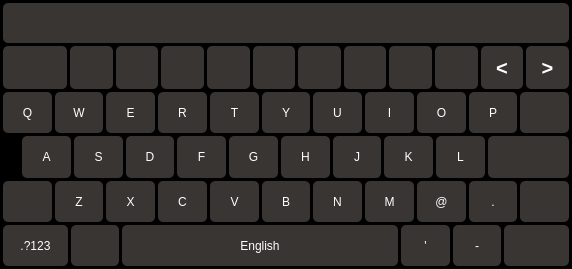
<?xml version="1.0" encoding="UTF-8"?>
<ui version="4.0">
 <class>normalKeyboard</class>
 <widget class="QWidget" name="normalKeyboard">
  <property name="geometry">
   <rect>
    <x>0</x>
    <y>0</y>
    <width>572</width>
    <height>269</height>
   </rect>
  </property>
  <property name="windowTitle">
   <string>Form</string>
  </property>
  <property name="styleSheet">
   <string notr="true">QWidget
{
    color: #eff0f1;
    background-color: rgb(0,0,0);
    selection-background-color:#3daee9;
    selection-color: #eff0f1;
    background-clip: border;
    border-image: none;
    border: 0px transparent black;
    outline: 0;
}
QPushButton
{
font-family:&quot;Arial&quot;;

color:rgb(255,255,255);
background-color:rgb(56,53,51);
border: none;
border-radius: 5px;
}

QLabel
{
font-family:&quot;Arial&quot;;

color:rgb(255,255,255);
background-color:rgb(56,53,51);
border: none;
border-radius: 5px;
}
QLineEdit
{
font-family:&quot;Arial&quot;;

color:rgb(255,255,255);
background-color:rgb(56,53,51);
border: none;
border-radius: 5px;
}

QPushButton:pressed
{
color:rgb(255,255,255);
background-color:rgb(42,40,38);
}
QPushButton:hover
{
color:rgb(255,255,255);
background-color:rgb(42,40,38);
}</string>
  </property>
  <layout class="QGridLayout" name="gridLayout_2">
   <property name="leftMargin">
    <number>3</number>
   </property>
   <property name="topMargin">
    <number>3</number>
   </property>
   <property name="rightMargin">
    <number>3</number>
   </property>
   <property name="bottomMargin">
    <number>3</number>
   </property>
   <item row="0" column="0">
    <layout class="QVBoxLayout" name="verticalLayout_2" stretch="1,1,4">
     <property name="spacing">
      <number>3</number>
     </property>
     <item>
      <widget class="QLineEdit" name="inputEdit">
       <property name="minimumSize">
        <size>
         <width>0</width>
         <height>40</height>
        </size>
       </property>
      </widget>
     </item>
     <item>
      <widget class="QWidget" name="selectWidget" native="true">
       <layout class="QGridLayout" name="gridLayout">
        <property name="leftMargin">
         <number>0</number>
        </property>
        <property name="topMargin">
         <number>0</number>
        </property>
        <property name="rightMargin">
         <number>0</number>
        </property>
        <property name="bottomMargin">
         <number>0</number>
        </property>
        <item row="0" column="0">
         <layout class="QHBoxLayout" name="KeyboardRow1_3">
          <property name="spacing">
           <number>3</number>
          </property>
          <item>
           <widget class="QLineEdit" name="showPinyin">
            <property name="enabled">
             <bool>false</bool>
            </property>
            <property name="sizePolicy">
             <sizepolicy hsizetype="Preferred" vsizetype="Preferred">
              <horstretch>3</horstretch>
              <verstretch>0</verstretch>
             </sizepolicy>
            </property>
            <property name="alignment">
             <set>Qt::AlignCenter</set>
            </property>
           </widget>
          </item>
          <item>
           <widget class="QPushButton" name="btnSelect1">
            <property name="sizePolicy">
             <sizepolicy hsizetype="Preferred" vsizetype="Preferred">
              <horstretch>2</horstretch>
              <verstretch>0</verstretch>
             </sizepolicy>
            </property>
            <property name="sizeIncrement">
             <size>
              <width>0</width>
              <height>0</height>
             </size>
            </property>
            <property name="baseSize">
             <size>
              <width>0</width>
              <height>0</height>
             </size>
            </property>
            <property name="text">
             <string/>
            </property>
           </widget>
          </item>
          <item>
           <widget class="QPushButton" name="btnSelect2">
            <property name="sizePolicy">
             <sizepolicy hsizetype="Preferred" vsizetype="Preferred">
              <horstretch>2</horstretch>
              <verstretch>0</verstretch>
             </sizepolicy>
            </property>
            <property name="text">
             <string/>
            </property>
           </widget>
          </item>
          <item>
           <widget class="QPushButton" name="btnSelect3">
            <property name="sizePolicy">
             <sizepolicy hsizetype="Preferred" vsizetype="Preferred">
              <horstretch>2</horstretch>
              <verstretch>0</verstretch>
             </sizepolicy>
            </property>
            <property name="text">
             <string/>
            </property>
           </widget>
          </item>
          <item>
           <widget class="QPushButton" name="btnSelect4">
            <property name="sizePolicy">
             <sizepolicy hsizetype="Preferred" vsizetype="Preferred">
              <horstretch>2</horstretch>
              <verstretch>1</verstretch>
             </sizepolicy>
            </property>
            <property name="text">
             <string/>
            </property>
           </widget>
          </item>
          <item>
           <widget class="QPushButton" name="btnSelect5">
            <property name="sizePolicy">
             <sizepolicy hsizetype="Preferred" vsizetype="Preferred">
              <horstretch>2</horstretch>
              <verstretch>0</verstretch>
             </sizepolicy>
            </property>
            <property name="baseSize">
             <size>
              <width>0</width>
              <height>0</height>
             </size>
            </property>
            <property name="text">
             <string/>
            </property>
           </widget>
          </item>
          <item>
           <widget class="QPushButton" name="btnSelect6">
            <property name="sizePolicy">
             <sizepolicy hsizetype="Preferred" vsizetype="Preferred">
              <horstretch>2</horstretch>
              <verstretch>0</verstretch>
             </sizepolicy>
            </property>
            <property name="text">
             <string/>
            </property>
           </widget>
          </item>
          <item>
           <widget class="QPushButton" name="btnSelect7">
            <property name="sizePolicy">
             <sizepolicy hsizetype="Preferred" vsizetype="Preferred">
              <horstretch>2</horstretch>
              <verstretch>0</verstretch>
             </sizepolicy>
            </property>
            <property name="text">
             <string/>
            </property>
           </widget>
          </item>
          <item>
           <widget class="QPushButton" name="btnSelect8">
            <property name="sizePolicy">
             <sizepolicy hsizetype="Preferred" vsizetype="Preferred">
              <horstretch>2</horstretch>
              <verstretch>0</verstretch>
             </sizepolicy>
            </property>
            <property name="text">
             <string/>
            </property>
           </widget>
          </item>
          <item>
           <widget class="QPushButton" name="btnSelect9">
            <property name="sizePolicy">
             <sizepolicy hsizetype="Preferred" vsizetype="Preferred">
              <horstretch>2</horstretch>
              <verstretch>0</verstretch>
             </sizepolicy>
            </property>
            <property name="text">
             <string/>
            </property>
           </widget>
          </item>
          <item>
           <widget class="QPushButton" name="btnPageUp">
            <property name="sizePolicy">
             <sizepolicy hsizetype="Preferred" vsizetype="Preferred">
              <horstretch>2</horstretch>
              <verstretch>0</verstretch>
             </sizepolicy>
            </property>
            <property name="font">
             <font>
              <family>Arial</family>
              <pointsize>15</pointsize>
              <weight>75</weight>
              <bold>true</bold>
             </font>
            </property>
            <property name="text">
             <string>&lt;</string>
            </property>
            <property name="iconSize">
             <size>
              <width>48</width>
              <height>48</height>
             </size>
            </property>
            <property name="autoRepeat">
             <bool>true</bool>
            </property>
           </widget>
          </item>
          <item>
           <widget class="QPushButton" name="btnPageDown">
            <property name="sizePolicy">
             <sizepolicy hsizetype="Preferred" vsizetype="Preferred">
              <horstretch>2</horstretch>
              <verstretch>0</verstretch>
             </sizepolicy>
            </property>
            <property name="font">
             <font>
              <family>Arial</family>
              <pointsize>15</pointsize>
              <weight>75</weight>
              <bold>true</bold>
             </font>
            </property>
            <property name="text">
             <string>&gt;</string>
            </property>
            <property name="iconSize">
             <size>
              <width>48</width>
              <height>48</height>
             </size>
            </property>
            <property name="autoRepeat">
             <bool>true</bool>
            </property>
           </widget>
          </item>
         </layout>
        </item>
       </layout>
      </widget>
     </item>
     <item>
      <widget class="QWidget" name="keyboardWidget" native="true">
       <layout class="QVBoxLayout" name="verticalLayout">
        <property name="spacing">
         <number>3</number>
        </property>
        <property name="leftMargin">
         <number>0</number>
        </property>
        <property name="topMargin">
         <number>0</number>
        </property>
        <property name="rightMargin">
         <number>0</number>
        </property>
        <property name="bottomMargin">
         <number>0</number>
        </property>
        <item>
         <layout class="QHBoxLayout" name="KeyboardRow1_2">
          <property name="spacing">
           <number>3</number>
          </property>
          <item>
           <widget class="QPushButton" name="btnQ_1">
            <property name="sizePolicy">
             <sizepolicy hsizetype="Preferred" vsizetype="Preferred">
              <horstretch>1</horstretch>
              <verstretch>0</verstretch>
             </sizepolicy>
            </property>
            <property name="sizeIncrement">
             <size>
              <width>0</width>
              <height>0</height>
             </size>
            </property>
            <property name="baseSize">
             <size>
              <width>0</width>
              <height>0</height>
             </size>
            </property>
            <property name="text">
             <string>Q</string>
            </property>
           </widget>
          </item>
          <item>
           <widget class="QPushButton" name="btnW_2">
            <property name="sizePolicy">
             <sizepolicy hsizetype="Preferred" vsizetype="Preferred">
              <horstretch>1</horstretch>
              <verstretch>0</verstretch>
             </sizepolicy>
            </property>
            <property name="text">
             <string>W</string>
            </property>
           </widget>
          </item>
          <item>
           <widget class="QPushButton" name="btnE_3">
            <property name="sizePolicy">
             <sizepolicy hsizetype="Preferred" vsizetype="Preferred">
              <horstretch>1</horstretch>
              <verstretch>0</verstretch>
             </sizepolicy>
            </property>
            <property name="text">
             <string>E</string>
            </property>
           </widget>
          </item>
          <item>
           <widget class="QPushButton" name="btnR_4">
            <property name="sizePolicy">
             <sizepolicy hsizetype="Preferred" vsizetype="Preferred">
              <horstretch>1</horstretch>
              <verstretch>0</verstretch>
             </sizepolicy>
            </property>
            <property name="text">
             <string>R</string>
            </property>
           </widget>
          </item>
          <item>
           <widget class="QPushButton" name="btnT_5">
            <property name="sizePolicy">
             <sizepolicy hsizetype="Preferred" vsizetype="Preferred">
              <horstretch>1</horstretch>
              <verstretch>1</verstretch>
             </sizepolicy>
            </property>
            <property name="text">
             <string>T</string>
            </property>
           </widget>
          </item>
          <item>
           <widget class="QPushButton" name="btnY_6">
            <property name="sizePolicy">
             <sizepolicy hsizetype="Preferred" vsizetype="Preferred">
              <horstretch>1</horstretch>
              <verstretch>0</verstretch>
             </sizepolicy>
            </property>
            <property name="text">
             <string>Y</string>
            </property>
           </widget>
          </item>
          <item>
           <widget class="QPushButton" name="btnU_7">
            <property name="sizePolicy">
             <sizepolicy hsizetype="Preferred" vsizetype="Preferred">
              <horstretch>1</horstretch>
              <verstretch>0</verstretch>
             </sizepolicy>
            </property>
            <property name="text">
             <string>U</string>
            </property>
           </widget>
          </item>
          <item>
           <widget class="QPushButton" name="btnI_8">
            <property name="sizePolicy">
             <sizepolicy hsizetype="Preferred" vsizetype="Preferred">
              <horstretch>1</horstretch>
              <verstretch>0</verstretch>
             </sizepolicy>
            </property>
            <property name="text">
             <string>I</string>
            </property>
           </widget>
          </item>
          <item>
           <widget class="QPushButton" name="btnO_9">
            <property name="sizePolicy">
             <sizepolicy hsizetype="Preferred" vsizetype="Preferred">
              <horstretch>1</horstretch>
              <verstretch>0</verstretch>
             </sizepolicy>
            </property>
            <property name="text">
             <string>O</string>
            </property>
           </widget>
          </item>
          <item>
           <widget class="QPushButton" name="btnP_0">
            <property name="sizePolicy">
             <sizepolicy hsizetype="Preferred" vsizetype="Preferred">
              <horstretch>1</horstretch>
              <verstretch>0</verstretch>
             </sizepolicy>
            </property>
            <property name="text">
             <string>P</string>
            </property>
           </widget>
          </item>
          <item>
           <widget class="QPushButton" name="backspace">
            <property name="sizePolicy">
             <sizepolicy hsizetype="Preferred" vsizetype="Preferred">
              <horstretch>1</horstretch>
              <verstretch>0</verstretch>
             </sizepolicy>
            </property>
            <property name="text">
             <string/>
            </property>
            <property name="icon">
             <iconset resource="resource.qrc">
              <normaloff>:/images/backspace.png</normaloff>:/images/backspace.png</iconset>
            </property>
            <property name="iconSize">
             <size>
              <width>30</width>
              <height>40</height>
             </size>
            </property>
            <property name="autoRepeat">
             <bool>true</bool>
            </property>
           </widget>
          </item>
         </layout>
        </item>
        <item>
         <layout class="QHBoxLayout" name="KeyboardRow2_2">
          <property name="spacing">
           <number>3</number>
          </property>
          <item>
           <widget class="QWidget" name="widget_2" native="true">
            <property name="sizePolicy">
             <sizepolicy hsizetype="Preferred" vsizetype="Preferred">
              <horstretch>1</horstretch>
              <verstretch>0</verstretch>
             </sizepolicy>
            </property>
           </widget>
          </item>
          <item>
           <widget class="QPushButton" name="btnA_">
            <property name="sizePolicy">
             <sizepolicy hsizetype="Preferred" vsizetype="Preferred">
              <horstretch>3</horstretch>
              <verstretch>0</verstretch>
             </sizepolicy>
            </property>
            <property name="text">
             <string>A</string>
            </property>
           </widget>
          </item>
          <item>
           <widget class="QPushButton" name="btnS_">
            <property name="sizePolicy">
             <sizepolicy hsizetype="Ignored" vsizetype="Preferred">
              <horstretch>3</horstretch>
              <verstretch>0</verstretch>
             </sizepolicy>
            </property>
            <property name="text">
             <string>S</string>
            </property>
           </widget>
          </item>
          <item>
           <widget class="QPushButton" name="btnD_">
            <property name="sizePolicy">
             <sizepolicy hsizetype="Preferred" vsizetype="Preferred">
              <horstretch>3</horstretch>
              <verstretch>0</verstretch>
             </sizepolicy>
            </property>
            <property name="text">
             <string>D</string>
            </property>
           </widget>
          </item>
          <item>
           <widget class="QPushButton" name="btnF_">
            <property name="sizePolicy">
             <sizepolicy hsizetype="Preferred" vsizetype="Preferred">
              <horstretch>3</horstretch>
              <verstretch>0</verstretch>
             </sizepolicy>
            </property>
            <property name="text">
             <string>F</string>
            </property>
           </widget>
          </item>
          <item>
           <widget class="QPushButton" name="btnG_">
            <property name="sizePolicy">
             <sizepolicy hsizetype="Preferred" vsizetype="Preferred">
              <horstretch>3</horstretch>
              <verstretch>1</verstretch>
             </sizepolicy>
            </property>
            <property name="text">
             <string>G</string>
            </property>
           </widget>
          </item>
          <item>
           <widget class="QPushButton" name="btnH_">
            <property name="sizePolicy">
             <sizepolicy hsizetype="Preferred" vsizetype="Preferred">
              <horstretch>3</horstretch>
              <verstretch>0</verstretch>
             </sizepolicy>
            </property>
            <property name="text">
             <string>H</string>
            </property>
           </widget>
          </item>
          <item>
           <widget class="QPushButton" name="btnJ_">
            <property name="sizePolicy">
             <sizepolicy hsizetype="Preferred" vsizetype="Preferred">
              <horstretch>3</horstretch>
              <verstretch>0</verstretch>
             </sizepolicy>
            </property>
            <property name="text">
             <string>J</string>
            </property>
           </widget>
          </item>
          <item>
           <widget class="QPushButton" name="btnK_">
            <property name="sizePolicy">
             <sizepolicy hsizetype="Preferred" vsizetype="Preferred">
              <horstretch>3</horstretch>
              <verstretch>0</verstretch>
             </sizepolicy>
            </property>
            <property name="text">
             <string>K</string>
            </property>
           </widget>
          </item>
          <item>
           <widget class="QPushButton" name="btnL_">
            <property name="sizePolicy">
             <sizepolicy hsizetype="Preferred" vsizetype="Preferred">
              <horstretch>3</horstretch>
              <verstretch>0</verstretch>
             </sizepolicy>
            </property>
            <property name="text">
             <string>L</string>
            </property>
           </widget>
          </item>
          <item>
           <widget class="QPushButton" name="btnEnter">
            <property name="sizePolicy">
             <sizepolicy hsizetype="Preferred" vsizetype="Preferred">
              <horstretch>5</horstretch>
              <verstretch>0</verstretch>
             </sizepolicy>
            </property>
            <property name="sizeIncrement">
             <size>
              <width>5</width>
              <height>0</height>
             </size>
            </property>
            <property name="baseSize">
             <size>
              <width>80</width>
              <height>80</height>
             </size>
            </property>
            <property name="text">
             <string/>
            </property>
            <property name="icon">
             <iconset resource="resource.qrc">
              <normaloff>:/images/enter.png</normaloff>:/images/enter.png</iconset>
            </property>
            <property name="iconSize">
             <size>
              <width>30</width>
              <height>40</height>
             </size>
            </property>
           </widget>
          </item>
         </layout>
        </item>
        <item>
         <layout class="QHBoxLayout" name="KeyboardRow3_2">
          <property name="spacing">
           <number>3</number>
          </property>
          <item>
           <widget class="QPushButton" name="btnShiftLeft">
            <property name="sizePolicy">
             <sizepolicy hsizetype="Preferred" vsizetype="Preferred">
              <horstretch>1</horstretch>
              <verstretch>0</verstretch>
             </sizepolicy>
            </property>
            <property name="text">
             <string/>
            </property>
            <property name="icon">
             <iconset resource="resource.qrc">
              <normaloff>:/images/shift_checked.png</normaloff>:/images/shift_checked.png</iconset>
            </property>
            <property name="iconSize">
             <size>
              <width>30</width>
              <height>38</height>
             </size>
            </property>
           </widget>
          </item>
          <item>
           <widget class="QPushButton" name="btnZ_">
            <property name="sizePolicy">
             <sizepolicy hsizetype="Preferred" vsizetype="Preferred">
              <horstretch>1</horstretch>
              <verstretch>0</verstretch>
             </sizepolicy>
            </property>
            <property name="text">
             <string>Z</string>
            </property>
           </widget>
          </item>
          <item>
           <widget class="QPushButton" name="btnX_">
            <property name="sizePolicy">
             <sizepolicy hsizetype="Preferred" vsizetype="Preferred">
              <horstretch>1</horstretch>
              <verstretch>0</verstretch>
             </sizepolicy>
            </property>
            <property name="text">
             <string>X</string>
            </property>
           </widget>
          </item>
          <item>
           <widget class="QPushButton" name="btnC_">
            <property name="sizePolicy">
             <sizepolicy hsizetype="Preferred" vsizetype="Preferred">
              <horstretch>1</horstretch>
              <verstretch>0</verstretch>
             </sizepolicy>
            </property>
            <property name="text">
             <string>C</string>
            </property>
           </widget>
          </item>
          <item>
           <widget class="QPushButton" name="btnV_">
            <property name="sizePolicy">
             <sizepolicy hsizetype="Preferred" vsizetype="Preferred">
              <horstretch>1</horstretch>
              <verstretch>1</verstretch>
             </sizepolicy>
            </property>
            <property name="text">
             <string>V</string>
            </property>
           </widget>
          </item>
          <item>
           <widget class="QPushButton" name="btnB_">
            <property name="sizePolicy">
             <sizepolicy hsizetype="Preferred" vsizetype="Preferred">
              <horstretch>1</horstretch>
              <verstretch>0</verstretch>
             </sizepolicy>
            </property>
            <property name="text">
             <string>B</string>
            </property>
           </widget>
          </item>
          <item>
           <widget class="QPushButton" name="btnN_">
            <property name="sizePolicy">
             <sizepolicy hsizetype="Preferred" vsizetype="Preferred">
              <horstretch>1</horstretch>
              <verstretch>0</verstretch>
             </sizepolicy>
            </property>
            <property name="text">
             <string>N</string>
            </property>
           </widget>
          </item>
          <item>
           <widget class="QPushButton" name="btnM_">
            <property name="sizePolicy">
             <sizepolicy hsizetype="Preferred" vsizetype="Preferred">
              <horstretch>1</horstretch>
              <verstretch>0</verstretch>
             </sizepolicy>
            </property>
            <property name="text">
             <string>M</string>
            </property>
           </widget>
          </item>
          <item>
           <widget class="QPushButton" name="btnAt_">
            <property name="sizePolicy">
             <sizepolicy hsizetype="Preferred" vsizetype="Preferred">
              <horstretch>1</horstretch>
              <verstretch>0</verstretch>
             </sizepolicy>
            </property>
            <property name="text">
             <string>@</string>
            </property>
           </widget>
          </item>
          <item>
           <widget class="QPushButton" name="btnPeriod">
            <property name="sizePolicy">
             <sizepolicy hsizetype="Preferred" vsizetype="Preferred">
              <horstretch>1</horstretch>
              <verstretch>0</verstretch>
             </sizepolicy>
            </property>
            <property name="text">
             <string>.</string>
            </property>
           </widget>
          </item>
          <item>
           <widget class="QPushButton" name="btnShiftRight">
            <property name="sizePolicy">
             <sizepolicy hsizetype="Preferred" vsizetype="Preferred">
              <horstretch>1</horstretch>
              <verstretch>0</verstretch>
             </sizepolicy>
            </property>
            <property name="text">
             <string/>
            </property>
            <property name="icon">
             <iconset resource="resource.qrc">
              <normaloff>:/images/shift_checked.png</normaloff>:/images/shift_checked.png</iconset>
            </property>
            <property name="iconSize">
             <size>
              <width>30</width>
              <height>38</height>
             </size>
            </property>
            <property name="checkable">
             <bool>true</bool>
            </property>
            <property name="checked">
             <bool>true</bool>
            </property>
           </widget>
          </item>
         </layout>
        </item>
        <item>
         <layout class="QHBoxLayout" name="KeyboardRow4_2">
          <property name="spacing">
           <number>3</number>
          </property>
          <item>
           <widget class="QPushButton" name="btnSymbol">
            <property name="sizePolicy">
             <sizepolicy hsizetype="Preferred" vsizetype="Preferred">
              <horstretch>4</horstretch>
              <verstretch>0</verstretch>
             </sizepolicy>
            </property>
            <property name="text">
             <string>.?123</string>
            </property>
           </widget>
          </item>
          <item>
           <widget class="QPushButton" name="btnLanguage">
            <property name="sizePolicy">
             <sizepolicy hsizetype="Preferred" vsizetype="Preferred">
              <horstretch>3</horstretch>
              <verstretch>0</verstretch>
             </sizepolicy>
            </property>
            <property name="text">
             <string/>
            </property>
            <property name="icon">
             <iconset resource="resource.qrc">
              <normaloff>:/images/globe.png</normaloff>:/images/globe.png</iconset>
            </property>
            <property name="iconSize">
             <size>
              <width>30</width>
              <height>38</height>
             </size>
            </property>
           </widget>
          </item>
          <item>
           <widget class="QPushButton" name="btnSpace">
            <property name="sizePolicy">
             <sizepolicy hsizetype="Preferred" vsizetype="Preferred">
              <horstretch>17</horstretch>
              <verstretch>1</verstretch>
             </sizepolicy>
            </property>
            <property name="text">
             <string>English</string>
            </property>
           </widget>
          </item>
          <item>
           <widget class="QPushButton" name="btnApostrophe">
            <property name="sizePolicy">
             <sizepolicy hsizetype="Preferred" vsizetype="Preferred">
              <horstretch>3</horstretch>
              <verstretch>0</verstretch>
             </sizepolicy>
            </property>
            <property name="text">
             <string>'</string>
            </property>
           </widget>
          </item>
          <item>
           <widget class="QPushButton" name="btnMinus">
            <property name="sizePolicy">
             <sizepolicy hsizetype="Preferred" vsizetype="Preferred">
              <horstretch>3</horstretch>
              <verstretch>0</verstretch>
             </sizepolicy>
            </property>
            <property name="text">
             <string>-</string>
            </property>
           </widget>
          </item>
          <item>
           <widget class="QPushButton" name="btn_keyboard_close">
            <property name="sizePolicy">
             <sizepolicy hsizetype="Preferred" vsizetype="Preferred">
              <horstretch>4</horstretch>
              <verstretch>0</verstretch>
             </sizepolicy>
            </property>
            <property name="text">
             <string/>
            </property>
            <property name="icon">
             <iconset resource="resource.qrc">
              <normaloff>:/images/hidekeyboard.png</normaloff>:/images/hidekeyboard.png</iconset>
            </property>
            <property name="iconSize">
             <size>
              <width>30</width>
              <height>38</height>
             </size>
            </property>
           </widget>
          </item>
         </layout>
        </item>
       </layout>
      </widget>
     </item>
    </layout>
   </item>
  </layout>
 </widget>
 <resources>
  <include location="resource.qrc"/>
 </resources>
 <connections/>
</ui>
